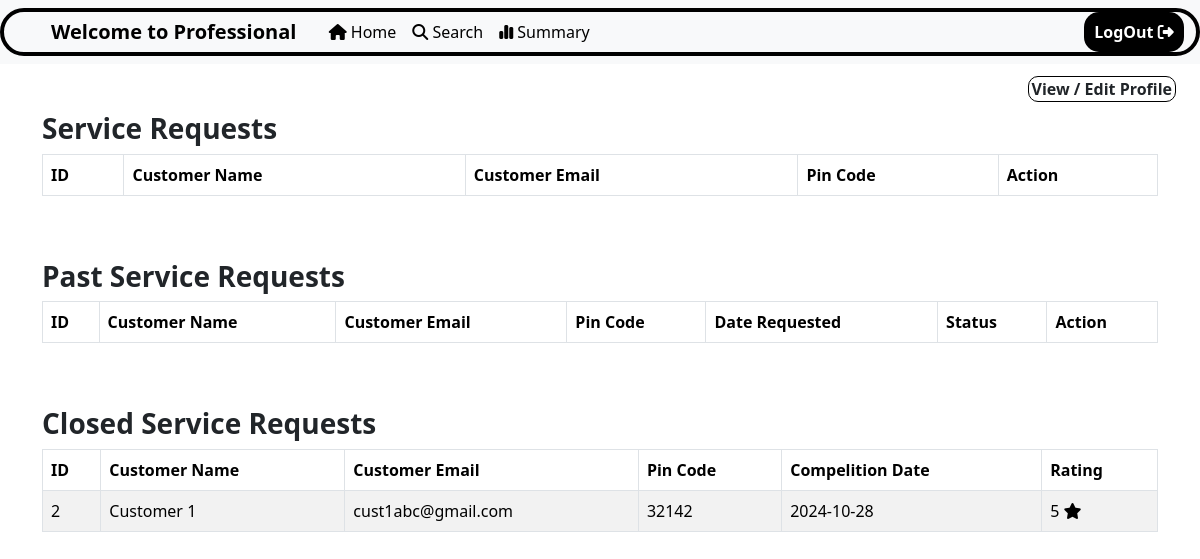
The app's page /professional-home (signed in) with its own data.
### backend/models.py (models this page shows)
class Requests(db.Model):
    __tablename__="requests"
    id=db.Column(db.Integer,primary_key=True)
    customer_id = db.Column(db.Integer, db.ForeignKey('customer.id'), nullable=False)
    request_date = db.Column(db.Date,nullable=False,default=db.func.current_date())
    professional_id = db.Column(db.Integer, db.ForeignKey('professional.id'), nullable=False)
    service_id = db.Column(db.Integer, db.ForeignKey('services.id'), nullable=False)
    status= db.Column(db.Integer, nullable=False, default=0)
    date_complition=db.Column(db.Date)
    reviews=db.relationship('Reviews', backref='requests', lazy=True)
    service = db.relationship('Services',back_populates='requests', lazy=True)

class Customer(db.Model):
    __tablename__="customer"
    id=db.Column(db.Integer,primary_key=True)
    name=db.Column(db.String(50),nullable=False)
    email=db.Column(db.String(50),unique=True,nullable=False)
    pincode=db.Column(db.Integer,nullable=False)
    address=db.Column(db.String(300),nullable=False)
    isactive=db.Column(db.Boolean,nullable=False,default=1)
    user_id = db.Column(db.Integer, db.ForeignKey('users.id'), nullable=False)
    requests=db.relationship('Requests', backref='customer',lazy=True)
    reviews=db.relationship('Reviews', backref='customer', lazy=True)

class Reviews(db.Model):
    __tablename__="reviews"
    id=db.Column(db.Integer,primary_key=True)
    review=db.Column(db.String(300),nullable=False)
    rating=db.Column(db.Integer, nullable=False)
    customer_id = db.Column(db.Integer, db.ForeignKey('customer.id'), nullable=False)
    service_id = db.Column(db.Integer, db.ForeignKey('services.id'), nullable=False)
    professional_id = db.Column(db.Integer, db.ForeignKey('professional.id'), nullable=False)
    request_id = db.Column(db.Integer, db.ForeignKey('requests.id'), nullable=False)

### backend/professional_home.py (the view)
@app.route('/professional-home', methods=["GET", "POST"])
@auth_requ
def professional_home():
    user_det = Users.query.get(session.get('user_id'))
    pro_det = Professional.query.filter_by(user_id=session['user_id']).first()
    req_det = Requests.query.filter_by(professional_id=pro_det.id).all()
    reviews= Reviews.query.filter_by(professional_id=pro_det.id).all()
    return render_template('professional-home.html', user=user_det, professional=pro_det, requests=req_det,reviews=reviews)

### backend/auth.py (called while the page is built)
def auth_requ(funct):
    @wraps(funct)
    def inner_funct(*args ,**kwargs):
        if session.get('user_id'):
            return funct(*args,**kwargs)
        else:
            flash("Please Login to Continue!", category="Failed")
            return redirect('/login')
    return inner_funct

### templates/professional-home.html (shortened to what this page needs)
{% extends "professional-dash-base.html" %} {% block title %}Professional-Home{% endblock %}
{% block body %}
<div type="button" data-bs-toggle="modal" data-bs-target="#viewprofile" class="view-edit-profile">
    View / Edit Profile
</div>
<div class="container mt-5">
    <h3 class="tabletitle">Service Requests</h3>
    <div class="fixtable">
        <table class="table table-bordered table-striped">
            <thead>
                <tr>
                    <th>ID</th>
                    <th>Customer Name</th>
                    <th>Customer Email</th>
                    <th>Pin Code</th>
                    <th>Action</th>
                </tr>
            </thead>
        </table>
    </div>
</div>
<div class="container mt-5">
    <h3 class="tabletitle">Past Service Requests</h3>
    <div class="fixtable">
        <table class="table table-bordered table-striped">
            <thead>
                <tr>
                    <th>ID</th>
                    <th>Customer Name</th>
                    <th>Customer Email</th>
                    <th>Pin Code</th>
                    <th>Date Requested</th>
                    <th>Status</th>
                    <th>Action</th>
                </tr>
            </thead>
        </table>
    </div>
</div>
<div class="container mt-5">
    <h3 class="tabletitle">Closed Service Requests</h3>
    <div class="fixtable">
        <table class="table table-bordered table-striped">
            <thead>
                <tr>
                    <th>ID</th>
                    <th>Customer Name</th>
                    <th>Customer Email</th>
                    <th>Pin Code</th>
                    <th>Compelition Date</th>
                    <th>Rating</th>
                </tr>
            </thead>
            <tbody>
                {% for request in requests | reverse %}
                    {% if request.professional_id == professional.id %}
                        {% if request.status == 3 %}
                            <tr>
                                <td>{{ request.id }}</td>
                                <td>{{ request.customer.name }}</td>
                                <td>{{ request.customer.email }}</td>
                                <td>{{ request.customer.pincode }}</td>
                                <td>{{ request.date_complition }}</td>
                                <td>{% for review in reviews%}
                                    {% if review.request_id == request.id %}
                                        {{review.rating}} <i class="fa-solid fa-star"></i>
                                        {% endif %}
                                    {% endfor %}
                                </td>
                            </tr>
                        {% endif %}
                    {% endif %}
                {% endfor %}
            </tbody>
        </table>
    </div>
</div>
{% endblock %}

### static/css/professional-dash.css (style rules this page uses)
.tabletitle { font-weight: 600; font-family:'Segoe UI', Tahoma, Geneva, Verdana, sans-serif; }
.fixtable { max-height: 200px; overflow-y: auto; }
thead th { position: sticky; top: 0; }
.view-edit-profile { display: flex; float: right; margin-top: 1%; margin-right: 2%; font-weight: 700; border: 1px solid black; padding-left: 3px; padding-right: 3px; border-radius: 10px; }

### records on screen
Requests: id "2", customer.name "Customer 1", customer.email "cust1abc@gmail.com", customer.pincode "32142", date_complition "2024-10-28"
Reviews: rating "5"
